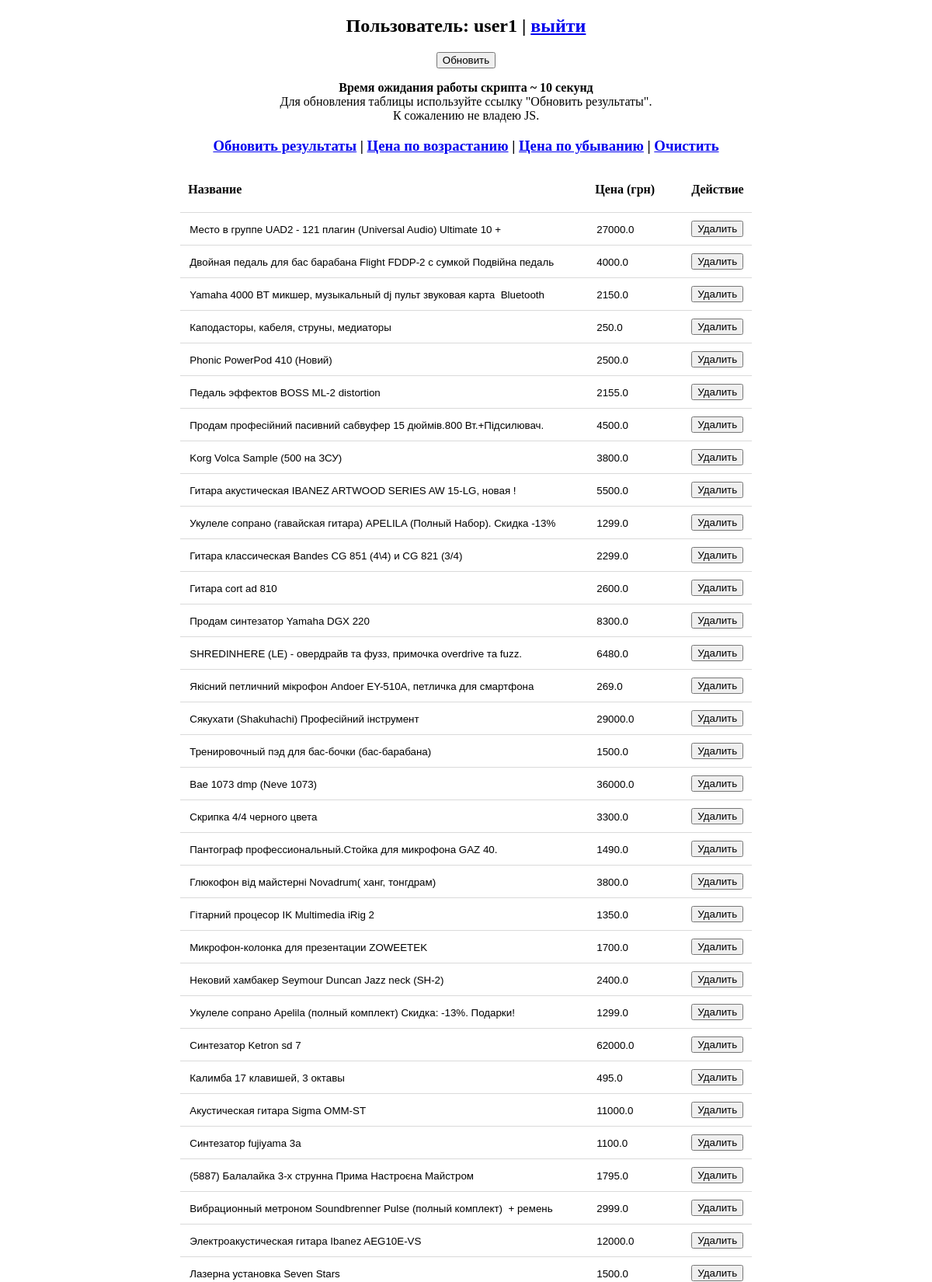
The page / (signed in, upper part) on the database its author committed.
### main.py (models this page shows, shortened)
class Users(db.Model):
    id = db.Column(db.Integer, primary_key=True)
    login = db.Column(db.String(100), nullable=False)
    password = db.Column(db.String(255), nullable=False)
    access_level = db.Column(db.Integer, nullable=False)

class Advertisements(db.Model):
    id = db.Column(db.Integer, primary_key=True)
    title = db.Column(db.String(100), nullable=False)
    price = db.Column(db.Float, nullable=False)
    photo = db.Column(db.String(255), nullable=False)
    seller_name = db.Column(db.String(255), nullable=False)

### main.py (the view, shortened to what this page needs)
@app.route('/', methods=['GET', 'POST'])
def index():
    try:
        user_id = session['user_id']
    except:
        return redirect(url_for('login'))
    user = Users.query.get(user_id)
    if user.access_level == 1:
        goal = 100
        estimate_time = 10
    elif user.access_level == 2:
        goal = 200
        estimate_time = 20
    elif user.access_level == 3:
        goal = 300
        estimate_time = 30
    else:
        goal = 0
    if request.args.get('user') == 'logout':
        del session['user_id']
        return redirect(url_for('login'))
    advertisements = Advertisements.query.order_by(Advertisements.id.desc()).limit(goal).all()
    if request.args.get('sort') == 'price_down':
        advertisements.sort(key=lambda x: x.price, reverse=True)
    if request.args.get('sort') == 'price_up':
        advertisements.sort(key=lambda x: x.price, reverse=False)
    data = {
        'user_id': user_id,
        'user_login': Users.query.get(user_id).login,
        'user_access_level': Users.query.get(user_id).access_level,
        'advertisements': advertisements,
        'estimate_time': estimate_time,
    }
    return render_template('main.html', data=data)

### templates/main.html (shortened to what this page needs)
{% extends 'base.html' %}
{% block content %}
    <h2>Пользователь: {{ data['user_login'] }} | <a href="?user=logout">выйти</a></h2>
    <form method="post">
        <input type="submit" name="action" value="Обновить">
        <p><b>Время ожидания работы скрипта ~ {{ data['estimate_time'] }} секунд</b><br>
        Для обновления таблицы используйте ссылку "Обновить результаты".<br>
        К сожалению не владею JS.
        </p>
    </form>
    <h3><a href="/">Обновить результаты</a>
        {% if data['advertisements'] | length > 0 %} |
            <a href="?sort=price_up">Цена по возрастанию</a> |
            <a href="?sort=price_down">Цена по убыванию</a> |
            <a href="?data=clear">Очистить</a>
        {% endif %}
    </h3>
    <br>
    {% if data['advertisements'] | length > 0 %}
        <table>
            <thead>
                <tr>
                    <th>Название</th>
                    <th>Цена (грн)</th>
                    <th>Действие</th>
                </tr>
            </thead>
            <tbody>
                {% for adv in data['advertisements'] %}
                    <tr>
                        <form method="post">
                            <td class="title">
                                <input type="text" name="title" value="{{ adv.title }}" readonly>
                            </td>
                            <td class="price">
                                <input type="text" name="price" value="{{ adv.price }}" readonly>
                            </td>
                            <td>
                                <input type="submit" name="action" value="Удалить">
                            </td>
                        </form>
                    </tr>
                {% endfor %}
            </tbody>
        </table>
    {% endif %}
{% endblock content %}

### templates/base.html (shortened to what this page needs)
<!DOCTYPE html>
<html lang="en">
<head>
</head>
<body>
    <center>
        {% block content %}
        {% endblock content %}
    </center>
</body>
</html>

### templates/base.html (style rules this page uses)
table { border-collapse: collapse; }
th { padding: 0 10px 20px 10px; text-align: left; }
tr { border-bottom: 1px solid #72727243; }
td { padding: 10px; }
td.title input { width: 500px; }
td.price input { width: 100px; }
.title input, .price input, .seller_name input { border: none; }

### rows shown on the page
Users: user_login "user1"
Advertisements: title "Место в группe UAD2 - 121 плагин (Universal Audio) Ultimate 10 +", price "27000.0"
Advertisements: title "Двойная педаль для бас барабана Flight FDDP-2 с сумкой Подвійна педаль", price "4000.0"
Advertisements: title "Yamaha 4000 BT микшер, музыкальный dj пульт звуковая карта Bluetooth", price "2150.0"
Advertisements: title "Каподасторы, кабеля, струны, медиаторы", price "250.0"
Advertisements: title "Phonic PowerPod 410 (Новий)", price "2500.0"
Advertisements: title "Педаль эффектов BOSS ML-2 distortion", price "2155.0"
Advertisements: title "Продам професійний пасивний сабвуфер 15 дюймів.800 Вт.+Підсилювач.", price "4500.0"
Advertisements: title "Korg Volca Sample (500 на ЗСУ)", price "3800.0"
Advertisements: title "Гитара акустическая IBANEZ ARTWOOD SERIES AW 15-LG, новая !", price "5500.0"
Advertisements: title "Укулеле сопрано (гавайская гитара) APELILA (Полный Набор). Скидка -13%", price "1299.0"
Advertisements: title "Гитара классическая Bandes CG 851 (4\\4) и CG 821 (3/4)", price "2299.0"
Advertisements: title "Гитара cort ad 810", price "2600.0"
Advertisements: title "Продам синтезатор Yamaha DGX 220", price "8300.0"
Advertisements: title "SHREDINHERE (LE) - овердрайв та фузз, примочка overdrive та fuzz.", price "6480.0"
Advertisements: title "Якісний петличний мікрофон Andoer EY-510A, петличка для смартфона", price "269.0"
Advertisements: title "Сякухати (Shakuhachi) Професійний інструмент", price "29000.0"
Advertisements: title "Тренировочный пэд для бас-бочки (бас-барабана)", price "1500.0"
Advertisements: title "Bae 1073 dmp (Neve 1073)", price "36000.0"
Advertisements: title "Скрипка 4/4 черного цвета", price "3300.0"
Advertisements: title "Пантограф профессиональный.Стойка для микрофона GAZ 40.", price "1490.0"
Advertisements: title "Глюкофон від майстерні Novadrum( ханг, тонгдрам)", price "3800.0"
Advertisements: title "Гітарний процесор IK Multimedia iRig 2", price "1350.0"
Advertisements: title "Микрофон-колонка для презентации ZOWEETEK", price "1700.0"
Advertisements: title "Нековий хамбакер Seymour Duncan Jazz neck (SH-2)", price "2400.0"
Advertisements: title "Укулеле сопрано Apelila (полный комплект) Скидка: -13%. Подарки!", price "1299.0"
Advertisements: title "Синтезатор Ketron sd 7", price "62000.0"
Advertisements: title "Калимба 17 клавишей, 3 октавы", price "495.0"
Advertisements: title "Акустическая гитара Sigma OMM-ST", price "11000.0"
Advertisements: title "Синтезатор fujiyama 3a", price "1100.0"
Advertisements: title "(5887) Балалайка 3-х струнна Прима Настроєна Майстром", price "1795.0"
Advertisements: title "Вибрационный метроном Soundbrenner Pulse (полный комплект) + ремень", price "2999.0"
Advertisements: title "Электроакустическая гитара Ibanez AEG10E-VS", price "12000.0"
Advertisements: title "Лазерна установка Seven Stars", price "1500.0"

### other values the page prints
{{ data['estimate_time'] }} "10"
